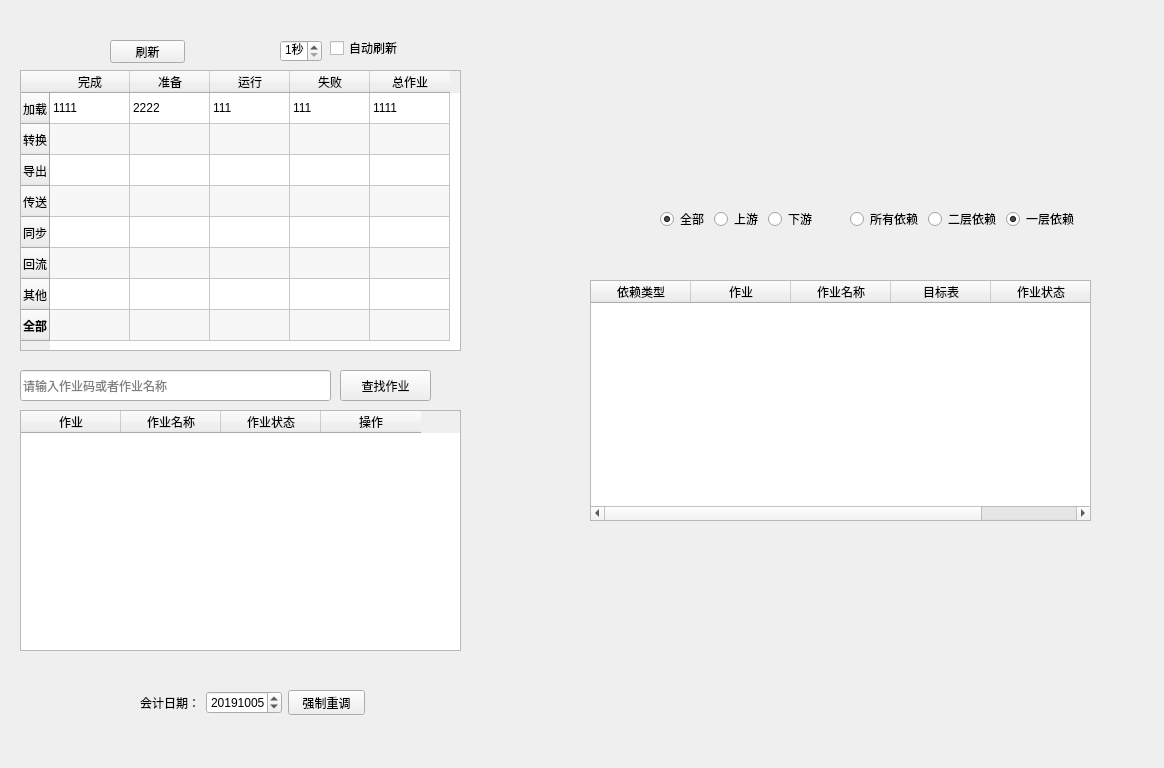
<?xml version="1.0" encoding="UTF-8"?>
<ui version="4.0">
 <class>man</class>
 <widget class="QWidget" name="man">
  <property name="geometry">
   <rect>
    <x>0</x>
    <y>0</y>
    <width>1164</width>
    <height>768</height>
   </rect>
  </property>
  <property name="windowTitle">
   <string>大零售调度平台</string>
  </property>
  <widget class="QTableWidget" name="tableWidget">
   <property name="geometry">
    <rect>
     <x>20</x>
     <y>70</y>
     <width>441</width>
     <height>281</height>
    </rect>
   </property>
   <property name="editTriggers">
    <set>QAbstractItemView::NoEditTriggers</set>
   </property>
   <property name="alternatingRowColors">
    <bool>true</bool>
   </property>
   <property name="iconSize">
    <size>
     <width>0</width>
     <height>0</height>
    </size>
   </property>
   <attribute name="horizontalHeaderCascadingSectionResizes">
    <bool>false</bool>
   </attribute>
   <attribute name="horizontalHeaderDefaultSectionSize">
    <number>80</number>
   </attribute>
   <attribute name="verticalHeaderVisible">
    <bool>true</bool>
   </attribute>
   <attribute name="verticalHeaderDefaultSectionSize">
    <number>31</number>
   </attribute>
   <row>
    <property name="text">
     <string>加载</string>
    </property>
   </row>
   <row>
    <property name="text">
     <string>转换</string>
    </property>
   </row>
   <row>
    <property name="text">
     <string>导出</string>
    </property>
   </row>
   <row>
    <property name="text">
     <string>传送</string>
    </property>
   </row>
   <row>
    <property name="text">
     <string>同步</string>
    </property>
   </row>
   <row>
    <property name="text">
     <string>回流</string>
    </property>
   </row>
   <row>
    <property name="text">
     <string>其他</string>
    </property>
   </row>
   <row>
    <property name="text">
     <string>全部</string>
    </property>
    <property name="font">
     <font>
      <weight>75</weight>
      <bold>true</bold>
     </font>
    </property>
   </row>
   <column>
    <property name="text">
     <string>完成</string>
    </property>
   </column>
   <column>
    <property name="text">
     <string>准备</string>
    </property>
   </column>
   <column>
    <property name="text">
     <string>运行</string>
    </property>
   </column>
   <column>
    <property name="text">
     <string>失败</string>
    </property>
   </column>
   <column>
    <property name="text">
     <string>总作业</string>
    </property>
   </column>
   <item row="0" column="0">
    <property name="text">
     <string>1111</string>
    </property>
   </item>
   <item row="0" column="1">
    <property name="text">
     <string>2222</string>
    </property>
   </item>
   <item row="0" column="2">
    <property name="text">
     <string>111</string>
    </property>
   </item>
   <item row="0" column="3">
    <property name="text">
     <string>111</string>
    </property>
   </item>
   <item row="0" column="4">
    <property name="text">
     <string>1111</string>
    </property>
   </item>
  </widget>
  <widget class="QCheckBox" name="checkBox">
   <property name="geometry">
    <rect>
     <x>330</x>
     <y>40</y>
     <width>71</width>
     <height>16</height>
    </rect>
   </property>
   <property name="text">
    <string>自动刷新</string>
   </property>
  </widget>
  <widget class="QPushButton" name="pushButton">
   <property name="geometry">
    <rect>
     <x>110</x>
     <y>40</y>
     <width>75</width>
     <height>23</height>
    </rect>
   </property>
   <property name="text">
    <string>刷新</string>
   </property>
  </widget>
  <widget class="QLineEdit" name="find_str">
   <property name="geometry">
    <rect>
     <x>20</x>
     <y>370</y>
     <width>311</width>
     <height>31</height>
    </rect>
   </property>
   <property name="text">
    <string/>
   </property>
   <property name="placeholderText">
    <string>请输入作业码或者作业名称</string>
   </property>
  </widget>
  <widget class="QPushButton" name="pushButton_2">
   <property name="geometry">
    <rect>
     <x>340</x>
     <y>370</y>
     <width>91</width>
     <height>31</height>
    </rect>
   </property>
   <property name="text">
    <string>查找作业</string>
   </property>
  </widget>
  <widget class="QTableWidget" name="etl_job_list">
   <property name="geometry">
    <rect>
     <x>20</x>
     <y>410</y>
     <width>441</width>
     <height>241</height>
    </rect>
   </property>
   <property name="minimumSize">
    <size>
     <width>0</width>
     <height>241</height>
    </size>
   </property>
   <property name="styleSheet">
    <string notr="true">alternate-background-color: rgb(187, 255, 183);</string>
   </property>
   <property name="editTriggers">
    <set>QAbstractItemView::NoEditTriggers</set>
   </property>
   <property name="alternatingRowColors">
    <bool>true</bool>
   </property>
   <property name="selectionBehavior">
    <enum>QAbstractItemView::SelectRows</enum>
   </property>
   <attribute name="horizontalHeaderCascadingSectionResizes">
    <bool>false</bool>
   </attribute>
   <attribute name="horizontalHeaderShowSortIndicator" stdset="0">
    <bool>false</bool>
   </attribute>
   <attribute name="horizontalHeaderStretchLastSection">
    <bool>false</bool>
   </attribute>
   <attribute name="verticalHeaderVisible">
    <bool>true</bool>
   </attribute>
   <attribute name="verticalHeaderCascadingSectionResizes">
    <bool>false</bool>
   </attribute>
   <attribute name="verticalHeaderShowSortIndicator" stdset="0">
    <bool>false</bool>
   </attribute>
   <attribute name="verticalHeaderStretchLastSection">
    <bool>false</bool>
   </attribute>
   <column>
    <property name="text">
     <string>作业</string>
    </property>
   </column>
   <column>
    <property name="text">
     <string>作业名称</string>
    </property>
   </column>
   <column>
    <property name="text">
     <string>作业状态</string>
    </property>
   </column>
   <column>
    <property name="text">
     <string>操作</string>
    </property>
   </column>
  </widget>
  <widget class="QDateEdit" name="dateEdit_2">
   <property name="geometry">
    <rect>
     <x>-10</x>
     <y>1030</y>
     <width>110</width>
     <height>22</height>
    </rect>
   </property>
  </widget>
  <widget class="QSpinBox" name="spinBox">
   <property name="geometry">
    <rect>
     <x>280</x>
     <y>40</y>
     <width>42</width>
     <height>22</height>
    </rect>
   </property>
   <property name="suffix">
    <string>秒</string>
   </property>
   <property name="minimum">
    <number>1</number>
   </property>
   <property name="maximum">
    <number>120</number>
   </property>
   <property name="singleStep">
    <number>5</number>
   </property>
   <property name="value">
    <number>1</number>
   </property>
   <property name="displayIntegerBase">
    <number>10</number>
   </property>
  </widget>
  <widget class="QTableWidget" name="dept_tab">
   <property name="geometry">
    <rect>
     <x>590</x>
     <y>280</y>
     <width>501</width>
     <height>241</height>
    </rect>
   </property>
   <property name="editTriggers">
    <set>QAbstractItemView::NoEditTriggers</set>
   </property>
   <property name="alternatingRowColors">
    <bool>true</bool>
   </property>
   <property name="selectionBehavior">
    <enum>QAbstractItemView::SelectRows</enum>
   </property>
   <attribute name="verticalHeaderVisible">
    <bool>true</bool>
   </attribute>
   <column>
    <property name="text">
     <string>依赖类型</string>
    </property>
   </column>
   <column>
    <property name="text">
     <string>作业</string>
    </property>
   </column>
   <column>
    <property name="text">
     <string>作业名称</string>
    </property>
   </column>
   <column>
    <property name="text">
     <string>目标表</string>
    </property>
   </column>
   <column>
    <property name="text">
     <string>作业状态</string>
    </property>
   </column>
  </widget>
  <widget class="QWidget" name="layoutWidget">
   <property name="geometry">
    <rect>
     <x>660</x>
     <y>210</y>
     <width>155</width>
     <height>18</height>
    </rect>
   </property>
   <layout class="QHBoxLayout" name="horizontalLayout">
    <item>
     <widget class="QRadioButton" name="dept_type_all">
      <property name="text">
       <string>全部</string>
      </property>
      <property name="checked">
       <bool>true</bool>
      </property>
      <attribute name="buttonGroup">
       <string notr="true">dep_updw_Group</string>
      </attribute>
     </widget>
    </item>
    <item>
     <widget class="QRadioButton" name="dept_up">
      <property name="text">
       <string>上游</string>
      </property>
      <attribute name="buttonGroup">
       <string notr="true">dep_updw_Group</string>
      </attribute>
     </widget>
    </item>
    <item>
     <widget class="QRadioButton" name="dept_down">
      <property name="text">
       <string>下游</string>
      </property>
      <attribute name="buttonGroup">
       <string notr="true">dep_updw_Group</string>
      </attribute>
     </widget>
    </item>
   </layout>
  </widget>
  <widget class="QWidget" name="layoutWidget">
   <property name="geometry">
    <rect>
     <x>850</x>
     <y>210</y>
     <width>227</width>
     <height>18</height>
    </rect>
   </property>
   <layout class="QHBoxLayout" name="horizontalLayout_2">
    <item>
     <widget class="QRadioButton" name="denpt_all">
      <property name="text">
       <string>所有依赖</string>
      </property>
      <attribute name="buttonGroup">
       <string notr="true">dep_lvl_Group</string>
      </attribute>
     </widget>
    </item>
    <item>
     <widget class="QRadioButton" name="two_dept">
      <property name="text">
       <string>二层依赖</string>
      </property>
      <attribute name="buttonGroup">
       <string notr="true">dep_lvl_Group</string>
      </attribute>
     </widget>
    </item>
    <item>
     <widget class="QRadioButton" name="one_dept">
      <property name="text">
       <string>一层依赖</string>
      </property>
      <property name="checked">
       <bool>true</bool>
      </property>
      <attribute name="buttonGroup">
       <string notr="true">dep_lvl_Group</string>
      </attribute>
     </widget>
    </item>
   </layout>
  </widget>
  <widget class="QWidget" name="layoutWidget">
   <property name="geometry">
    <rect>
     <x>140</x>
     <y>690</y>
     <width>225</width>
     <height>25</height>
    </rect>
   </property>
   <layout class="QHBoxLayout" name="horizontalLayout_3">
    <item>
     <widget class="QLabel" name="label">
      <property name="text">
       <string>会计日期：</string>
      </property>
     </widget>
    </item>
    <item>
     <widget class="QDateEdit" name="data_dt">
      <property name="dateTime">
       <datetime>
        <hour>0</hour>
        <minute>0</minute>
        <second>0</second>
        <year>2019</year>
        <month>10</month>
        <day>5</day>
       </datetime>
      </property>
      <property name="displayFormat">
       <string>yyyyMMdd</string>
      </property>
      <property name="currentSectionIndex">
       <number>1</number>
      </property>
      <property name="date">
       <date>
        <year>2019</year>
        <month>10</month>
        <day>5</day>
       </date>
      </property>
     </widget>
    </item>
    <item>
     <widget class="QPushButton" name="pushButton_3">
      <property name="text">
       <string>强制重调</string>
      </property>
     </widget>
    </item>
   </layout>
  </widget>
 </widget>
 <resources/>
 <connections>
  <connection>
   <sender>pushButton</sender>
   <signal>clicked()</signal>
   <receiver>man</receiver>
   <slot>click_refase()</slot>
   <hints>
    <hint type="sourcelabel">
     <x>126</x>
     <y>44</y>
    </hint>
    <hint type="destinationlabel">
     <x>20</x>
     <y>28</y>
    </hint>
   </hints>
  </connection>
  <connection>
   <sender>checkBox</sender>
   <signal>stateChanged(int)</signal>
   <receiver>man</receiver>
   <slot>auto_refs()</slot>
   <hints>
    <hint type="sourcelabel">
     <x>355</x>
     <y>48</y>
    </hint>
    <hint type="destinationlabel">
     <x>623</x>
     <y>28</y>
    </hint>
   </hints>
  </connection>
  <connection>
   <sender>spinBox</sender>
   <signal>editingFinished()</signal>
   <receiver>man</receiver>
   <slot>auto_refs()</slot>
   <hints>
    <hint type="sourcelabel">
     <x>293</x>
     <y>45</y>
    </hint>
    <hint type="destinationlabel">
     <x>228</x>
     <y>18</y>
    </hint>
   </hints>
  </connection>
  <connection>
   <sender>dept_type_all</sender>
   <signal>toggled(bool)</signal>
   <receiver>man</receiver>
   <slot>dep_tog()</slot>
   <hints>
    <hint type="sourcelabel">
     <x>645</x>
     <y>204</y>
    </hint>
    <hint type="destinationlabel">
     <x>647</x>
     <y>106</y>
    </hint>
   </hints>
  </connection>
  <connection>
   <sender>dept_up</sender>
   <signal>toggled(bool)</signal>
   <receiver>man</receiver>
   <slot>dep_tog()</slot>
   <hints>
    <hint type="sourcelabel">
     <x>684</x>
     <y>206</y>
    </hint>
    <hint type="destinationlabel">
     <x>690</x>
     <y>149</y>
    </hint>
   </hints>
  </connection>
  <connection>
   <sender>dept_down</sender>
   <signal>toggled(bool)</signal>
   <receiver>man</receiver>
   <slot>dep_tog()</slot>
   <hints>
    <hint type="sourcelabel">
     <x>749</x>
     <y>209</y>
    </hint>
    <hint type="destinationlabel">
     <x>738</x>
     <y>102</y>
    </hint>
   </hints>
  </connection>
  <connection>
   <sender>denpt_all</sender>
   <signal>toggled(bool)</signal>
   <receiver>man</receiver>
   <slot>dep_tog()</slot>
   <hints>
    <hint type="sourcelabel">
     <x>825</x>
     <y>204</y>
    </hint>
    <hint type="destinationlabel">
     <x>795</x>
     <y>135</y>
    </hint>
   </hints>
  </connection>
  <connection>
   <sender>two_dept</sender>
   <signal>toggled(bool)</signal>
   <receiver>man</receiver>
   <slot>dep_tog()</slot>
   <hints>
    <hint type="sourcelabel">
     <x>915</x>
     <y>207</y>
    </hint>
    <hint type="destinationlabel">
     <x>883</x>
     <y>129</y>
    </hint>
   </hints>
  </connection>
  <connection>
   <sender>one_dept</sender>
   <signal>toggled(bool)</signal>
   <receiver>man</receiver>
   <slot>dep_tog()</slot>
   <hints>
    <hint type="sourcelabel">
     <x>983</x>
     <y>205</y>
    </hint>
    <hint type="destinationlabel">
     <x>948</x>
     <y>115</y>
    </hint>
   </hints>
  </connection>
  <connection>
   <sender>pushButton_2</sender>
   <signal>clicked()</signal>
   <receiver>man</receiver>
   <slot>find_job()</slot>
   <hints>
    <hint type="sourcelabel">
     <x>457</x>
     <y>371</y>
    </hint>
    <hint type="destinationlabel">
     <x>514</x>
     <y>361</y>
    </hint>
   </hints>
  </connection>
  <connection>
   <sender>find_str</sender>
   <signal>returnPressed()</signal>
   <receiver>man</receiver>
   <slot>find_job()</slot>
   <hints>
    <hint type="sourcelabel">
     <x>287</x>
     <y>367</y>
    </hint>
    <hint type="destinationlabel">
     <x>34</x>
     <y>347</y>
    </hint>
   </hints>
  </connection>
  <connection>
   <sender>pushButton_3</sender>
   <signal>clicked()</signal>
   <receiver>man</receiver>
   <slot>again_job()</slot>
   <hints>
    <hint type="sourcelabel">
     <x>388</x>
     <y>708</y>
    </hint>
    <hint type="destinationlabel">
     <x>455</x>
     <y>707</y>
    </hint>
   </hints>
  </connection>
 </connections>
 <slots>
  <slot>click_refase()</slot>
  <slot>auto_refs()</slot>
  <slot>dep_tog()</slot>
  <slot>find_job()</slot>
  <slot>again_job()</slot>
 </slots>
 <buttongroups>
  <buttongroup name="dep_lvl_Group"/>
  <buttongroup name="dep_updw_Group"/>
 </buttongroups>
</ui>
